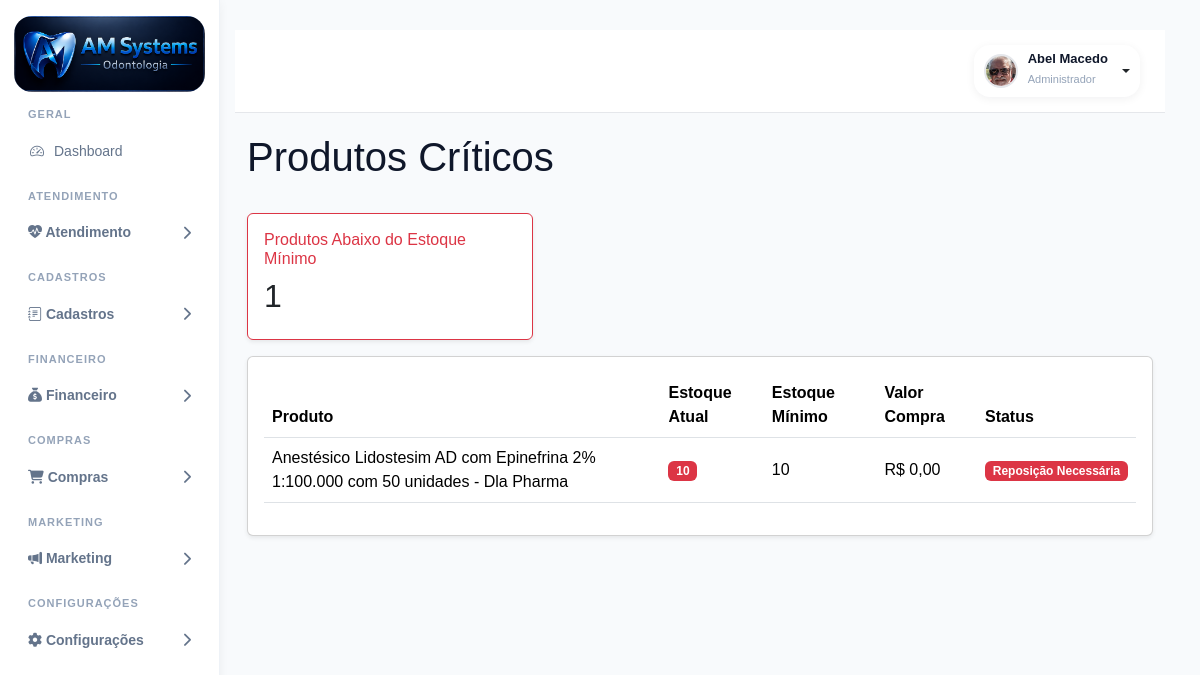
The page /estoque/produtos-criticos/ (signed in) on the database its author committed.
### accounts/models.py (models this page shows, shortened)
class PerfilUsuario(models.Model):
    usuario = models.OneToOneField(
        User,
        on_delete=models.CASCADE,
        related_name="perfil"
    )
    perfil_acesso = models.ForeignKey(
        Perfil,
        on_delete=models.PROTECT,
        related_name="usuarios",
        verbose_name="Perfil de Acesso",
        blank=True,
        null=True
    )
    ADMIN = "admin"
    GESTOR = "gestor"
    DENTISTA = "dentista"
    SECRETARIA = "secretaria"
    ACD = "acd"
    CONTABILIDADE = "contabilidade"
    MARKETING = "marketing"
    AUDITORIA = "auditoria"
    TIPOS_USUARIO = [
        (ADMIN, "Administrador"),
        (GESTOR, "Gestor"),
        (DENTISTA, "Dentista"),
        (SECRETARIA, "Secretária"),
        (ACD, "Auxiliar de Saúde Bucal"),
        (CONTABILIDADE, "Contabilidade"),
        (MARKETING, "Marketing"),
        (AUDITORIA, "Auditoria"),
    ]
    tipo_usuario = models.CharField(
        max_length=30,
        choices=TIPOS_USUARIO,
        default=SECRETARIA
    )
    cro = models.CharField(
        max_length=20,
        blank=True,
        null=True
    )
    especialidade = models.CharField(
        max_length=100,
        blank=True,
        null=True
    )
    percentual_comissao = models.DecimalField(
        "Comissão (%)",
        max_digits=5,
        decimal_places=2,
        default=40.00,
        help_text="Percentual de comissão do dentista."
    )
    meta_mensal = models.DecimalField(
        "Meta Mensal (R$)",
        max_digits=10,
        decimal_places=2,
        default=0.00,
        help_text="Meta mensal de produção do dentista."
    )
    telefone = models.CharField(
        max_length=20,
        blank=True,
        null=True
    )
    celular = models.CharField(
        max_length=20,
        blank=True,
        null=True
    )
    cpf = models.CharField(
        max_length=14,
        blank=True,
        null=True
    )
    rg = models.CharField(
        max_length=20,
        blank=True,
        null=True
    )
    data_nascimento = models.DateField(
        blank=True,
        null=True
    )
    sexo = models.CharField(
        max_length=20,
        blank=True,
        null=True
    )
    foto = models.ImageField(
        upload_to="usuarios/fotos/",
        blank=True,
        null=True
    )
    assinatura = models.ImageField(
        upload_to="usuarios/assinaturas/",
        blank=True,
        null=True
    )
    cep = models.CharField(
        max_length=10,
        blank=True,
        null=True
    )
    logradouro = models.CharField(
        max_length=255,
        blank=True,
        null=True
    )
    numero = models.CharField(
        max_length=20,
        blank=True,
        null=True
    )
    complemento = models.CharField(
        max_length=100,
        blank=True,
        null=True
    )
    bairro = models.CharField(
        max_length=100,
        blank=True,
        null=True
    )
    cidade = models.CharField(
        max_length=100,
        blank=True,
        null=True
    )
    uf = models.CharField(
        max_length=2,
        blank=True,
        null=True
    )
    cro_uf = models.CharField(
        max_length=2,
        blank=True,
        null=True
    )
    ativo = models.BooleanField(
        default=True
    )
    somente_leitura = models.BooleanField(
        default=False
    )
    criado_em = models.DateTimeField(
        auto_now_add=True
    )
    atualizado_em = models.DateTimeField(
        auto_now=True
    )

class Produto(models.Model):
    nome = models.CharField(
        max_length=200
    )
    descricao = models.TextField(
        blank=True,
        null=True
    )
    codigo = models.CharField(
        max_length=50,
        blank=True,
        null=True
    )
    estoque = models.IntegerField(
        default=0
    )
    estoque_minimo = models.IntegerField(
        default=0
    )
    valor_compra = models.DecimalField(
        max_digits=10,
        decimal_places=2,
        default=0
    )
    valor_venda = models.DecimalField(
        max_digits=10,
        decimal_places=2,
        default=0
    )
    ativo = models.BooleanField(
        default=True
    )
    criado_em = models.DateTimeField(
        auto_now_add=True
    )
    atualizado_em = models.DateTimeField(
        auto_now=True
    )
    class Meta:
        ordering = ['nome']
        verbose_name = 'Produto'
        verbose_name_plural = 'Produtos'

### accounts/views.py (the view)
@login_required
@permissao_required("produtos_criticos", "visualizar")
def produtos_criticos(request):
    produtos = Produto.objects.filter(
        ativo=True,
        estoque__lte=F('estoque_minimo')
    ).order_by(
        'nome'
    )
    context = {
        'produtos': produtos,
        'total_produtos': produtos.count()
    }
    return render(
        request,
        'accounts/produtos_criticos.html',
        context
    )

### accounts/templates/accounts/produtos_criticos.html (shortened to what this page needs)
{% extends 'accounts/base.html' %}
{% block content %}
<div class="container-fluid">
    <div class="d-flex justify-content-between align-items-center mb-4">
        <h1>
            Produtos Críticos
        </h1>
    </div>
    <div class="row mb-3">
        <div class="col-md-4">
            <div class="card border-danger shadow-sm">
                <div class="card-body">
                    <h6 class="text-danger">
                        Produtos Abaixo do Estoque Mínimo
                    </h6>
                    <h2>
                        {{ total_produtos }}
                    </h2>
                </div>
            </div>
        </div>
    </div>
    <div class="card shadow-sm">
        <div class="card-body">
            <div class="table-responsive">
                <table class="table table-hover align-middle">
                    <thead>
                        <tr>
                            <th>Produto</th>
                            <th>Estoque Atual</th>
                            <th>Estoque Mínimo</th>
                            <th>Valor Compra</th>
                            <th>Status</th>
                        </tr>
                    </thead>
                    <tbody>
                        {% for produto in produtos %}
                        <tr>
                            <td>
                                {{ produto.nome }}
                            </td>
                            <td>
                                <span class="badge bg-danger">
                                    {{ produto.estoque }}
                                </span>
                            </td>
                            <td>
                                {{ produto.estoque_minimo }}
                            </td>
                            <td>
                                R$ {{ produto.valor_compra }}
                            </td>
                            <td>
                                <span class="badge bg-danger">
                                    Reposição Necessária
                                </span>
                            </td>
                        </tr>
                        {% endfor %}
                    </tbody>
                </table>
            </div>
        </div>
    </div>
</div>
{% endblock %}

### accounts/templates/accounts/base.html (shortened to what this page needs)
{% load static %}
{% load permissions_tags %}
<!DOCTYPE html>
<html lang="pt-br">
<head>
    <link href="https://cdn.jsdelivr.net/npm/bootstrap@5.3.3/dist/css/bootstrap.min.css" rel="stylesheet">
    <link rel="stylesheet" href="https://cdn.jsdelivr.net/npm/bootstrap-icons@1.11.3/font/bootstrap-icons.min.css">
    <link rel="stylesheet" href="https://cdnjs.cloudflare.com/ajax/libs/font-awesome/6.5.2/css/all.min.css">
    <link rel="stylesheet" href="{% static 'css/style.css' %}">
    <link rel="stylesheet" href="{% static 'css/pacientes.css' %}">
    <link rel="stylesheet" href="{% static 'css/odontograma.css' %}">
    <link rel="stylesheet" href="{% static 'css/anamnese.css' %}">
    <link rel="stylesheet" href="{% static 'css/ficha_clinica.css' %}">
    <link href="https://cdn.jsdelivr.net/npm/fullcalendar@6.1.15/index.global.min.css" rel="stylesheet">
</head>
<body>
    <div class="dashboard-wrapper">
        {% with perfil=request.user.perfil.tipo_usuario %}
        <aside class="sidebar">
            <div class="logo-area">
                <img src="{% static 'img/logo.png' %}" alt="Logo">
            </div>
<ul class="sidebar-menu">
    <div class="sidebar-section">
        GERAL
    </div>
    <li class="{% if 'dashboard' in request.path %}active{% endif %}">
        <a href="{% url 'dashboard' %}">
            <i class="bi bi-speedometer2"></i>
            <span>Dashboard</span>
        </a>
    </li>
<div class="sidebar-section">
    ATENDIMENTO
</div>
<li class="menu-group">
    <button class="menu-toggle">
        <span>
            <i class="bi bi-heart-pulse-fill"></i>
            Atendimento
        </span>
        <i class="fa-solid fa-chevron-right"></i>
    </button>
        {% possui_permissao request.user 'agenda' as pode_ver_agenda %}
        {% possui_permissao request.user 'pacientes' as pode_ver_pacientes %}
        {% possui_permissao request.user 'orcamentos' as pode_ver_orcamentos %}
        {% possui_permissao request.user 'relatorios' as pode_ver_relatorios %}
</li>
<div class="sidebar-section">
    CADASTROS
</div>
<li class="menu-group">
    <button class="menu-toggle">
        <span>
            <i class="bi bi-journal-text"></i>
            Cadastros
        </span>
        <i class="fa-solid fa-chevron-right"></i>
    </button>
        {% possui_permissao request.user 'procedimentos' as pode_ver_procedimentos %}
        {% possui_permissao request.user 'convenios' as pode_ver_convenios %}
</li>
{% possui_permissao request.user 'contas_pagar' as pode_contas_pagar %}
{% possui_permissao request.user 'contas_receber' as pode_contas_receber %}
{% possui_permissao request.user 'caixa' as pode_ver_caixa %}
{% if pode_contas_pagar or pode_contas_receber or pode_ver_caixa %}
<div class="sidebar-section">
    FINANCEIRO
</div>
<li class="menu-group">
    <button class="menu-toggle">
        <span>
            <i class="fa-solid fa-sack-dollar"></i>
            Financeiro
        </span>
        <i class="fa-solid fa-chevron-right"></i>
    </button>
       {% possui_permissao request.user "livro_caixa" "visualizar" as pode_ver_livro_caixa %}
</li>
{% endif %}
{% possui_permissao request.user 'fornecedores' as pode_ver_fornecedores %}
{% possui_permissao request.user 'produtos' as pode_ver_produtos %}
{% possui_permissao request.user 'compras' as pode_ver_compras %}
{% possui_permissao request.user 'estoque' as pode_ver_estoque %}
{% possui_permissao request.user 'movimentacoes_estoque' as pode_ver_movimentacoes %}
{% possui_permissao request.user 'produtos_criticos' as pode_ver_produtos_criticos %}
{% possui_permissao request.user 'lotes' as pode_ver_lotes %}
{% if pode_ver_fornecedores or pode_ver_produtos or pode_ver_compras or pode_ver_estoque or pode_ver_movimentacoes or pode_ver_produtos_criticos or pode_ver_lotes %}
<div class="sidebar-section">
    COMPRAS
</div>
<li class="menu-group">
    <button class="menu-toggle">
        <span>
            <i class="fa-solid fa-cart-shopping"></i>
            Compras
        </span>
        <i class="fa-solid fa-chevron-right"></i>
    </button>
</li>
{% endif %}
{% possui_permissao request.user 'marketing' as pode_marketing %}
{% if pode_marketing %}
<div class="sidebar-section">
    MARKETING
</div>
<li class="menu-group">
    <button class="menu-toggle">
        <span>
            <i class="bi bi-megaphone-fill"></i>
            Marketing
        </span>
        <i class="fa-solid fa-chevron-right"></i>
    </button>
</li>
{% endif %}
{% possui_permissao request.user 'configuracao_clinica' as pode_configuracao_clinica %}
{% possui_permissao request.user 'metas_dentistas' as pode_metas_dentistas %}
{% possui_permissao request.user 'usuarios' as pode_usuarios %}
{% possui_permissao request.user 'perfis' as pode_perfis %}
{% if pode_configuracao_clinica or pode_metas_dentistas or pode_usuarios or pode_perfis %}
<div class="sidebar-section">
    CONFIGURAÇÕES
</div>
<li class="menu-group">
    <button class="menu-toggle">
        <span>
            <i class="fa-solid fa-gear"></i>
            Configurações
        </span>
        <i class="fa-solid fa-chevron-right"></i>
    </button>
</li>
{% endif %}
            </ul>
            {% endwith %}
        </aside>
        <main class="main-content">
            <div class="topbar">
                <div class="d-flex justify-content-end align-items-center">
                    {% if request.user.is_authenticated %}
                    <div class="dropdown">
                        <button class="btn profile-dropdown-btn dropdown-toggle" type="button" data-bs-toggle="dropdown"
                            aria-expanded="false">
                            {% if request.user.perfil.foto %}
                            <img src="{{ request.user.perfil.foto.url }}" alt="Foto" class="profile-avatar">
                            {% else %}
                            <div class="profile-avatar-placeholder"></div>
                            {% endif %}
                            <div class="text-start">
                                <div class="profile-user-name">
                                    {% if request.user.first_name and request.user.last_name %}
                                    {{ request.user.first_name }} {{ request.user.last_name }}
                                    {% elif request.user.first_name %}
                                    {{ request.user.first_name }}
                                    {% else %}
                                    {{ request.user.username }}
                                    {% endif %}
                                </div>
                                <small class="profile-user-role">
                                    {{ request.user.perfil.get_tipo_usuario_display }}
                                </small>
                            </div>
                        </button>
                    </div>
                    {% endif %}
                </div>
            </div>
            {% block content %}
            {% endblock %}
        </main>
    </div>
</body>
</html>

### rows shown on the page
Produto: nome "Anestésico Lidostesim AD com Epinefrina 2% 1:100.000 com 50 unidades - Dla Pharma", estoque "10", estoque_minimo "10", valor_compra "0,00"

### other values the page prints
{{ request.user.first_name }} "Abel Macedo"
{{ request.user.perfil.get_tipo_usuario_display }} "Administrador"
{{ total_produtos }} "1"
